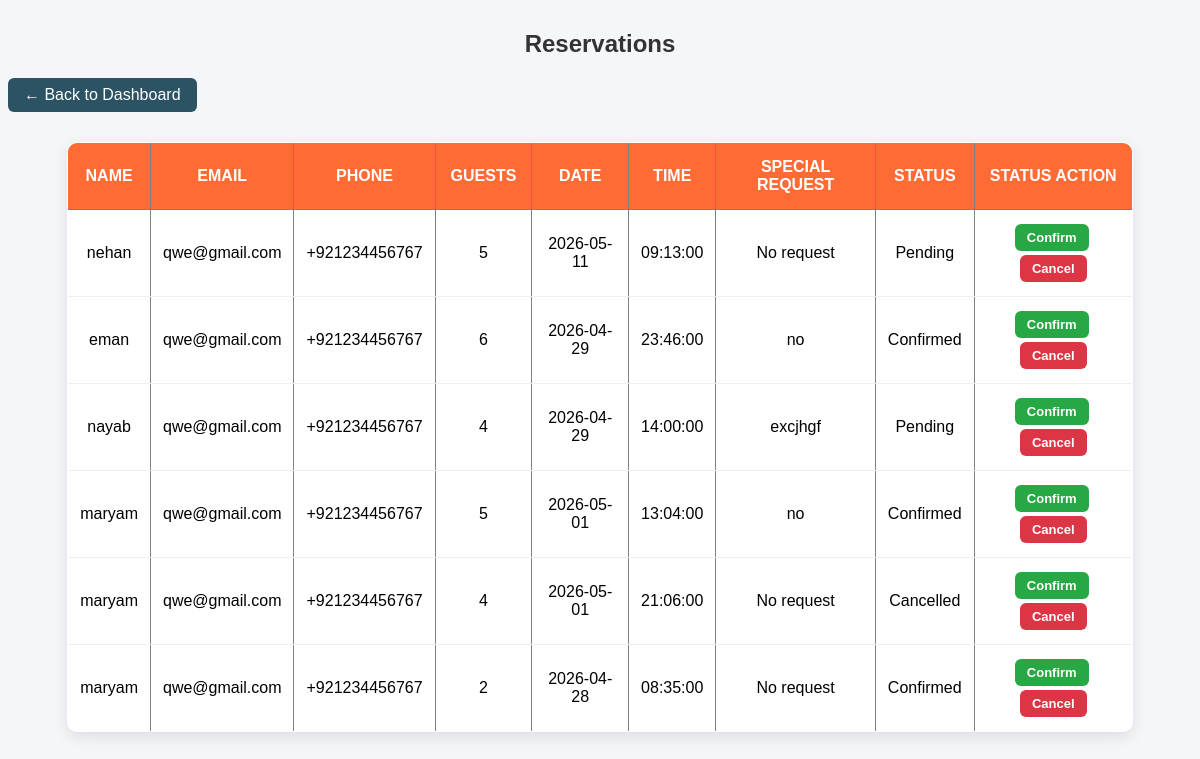
Screenshot of /resturant/reservations.php with the database file from the repository.
### tables this page shows
CREATE TABLE `reservations` (
  `id` int(11) NOT NULL,
  `name` varchar(100) DEFAULT NULL,
  `email` varchar(100) DEFAULT NULL,
  `phone` varchar(20) DEFAULT NULL,
  `guests` int(11) DEFAULT NULL,
  `date` date DEFAULT NULL,
  `time` time DEFAULT NULL,
  `request` text DEFAULT NULL,
  `status` varchar(20) DEFAULT 'Pending'
);

### resturant/reservations.php (the view, shortened to what this page needs)
<?php
include "restaurant.php";
$result = $conn->query("SELECT * FROM reservations ORDER BY id DESC");
?>
<link rel="stylesheet" href="reservations.css">
<h2>Reservations</h2>
    <div class="back-btn-container">
    <a href="dashboard.php" class="btn-back">← Back to Dashboard</a>
</div>
<table border="1" cellpadding="10" cellspacing="0">
<tr>
    <th>Name</th>
    <th>Email</th>
    <th>Phone</th>
    <th>Guests</th>
    <th>Date</th>
    <th>Time</th>
    <th>Special Request</th>
    <th>Status</th>
    <th>Status Action</th>
</tr>
<?php while($row = $result->fetch_assoc()){ ?>
<tr>
    <td><?php echo $row['name']; ?></td>
    <td><?php echo $row['email']; ?></td>
    <td><?php echo $row['phone']; ?></td>
    <td><?php echo $row['guests']; ?></td>
    <td><?php echo $row['date']; ?></td>
    <td><?php echo $row['time']; ?></td>
    <td>
        <?php echo !empty($row['request']) ? $row['request'] : 'No request'; ?>
    </td>
    <td><?php echo $row['status']; ?></td>
    <td>
    <a class="btn-confirm"
       href="update_status.php?id=<?php echo $row['id']; ?>&status=Confirmed">
       Confirm
    </a>
    <a class="btn-cancel"
       href="update_status.php?id=<?php echo $row['id']; ?>&status=Cancelled"
       onclick="return confirm('Are you sure you want to cancel this reservation?')">
       Cancel
    </a>
</td>
</tr>
<?php } ?>
</table>

### resturant/reservations.css (style rules this page uses)
h2 { text-align: center; margin-top: 30px; color: #333; }
table { width: 90%; margin: 30px auto; border-collapse: collapse; background: white; box-shadow: 0 5px 15px rgba(0,0,0,0.1); border-radius: 10px; overflow: hidden; }
th { background: #ff6b35; color: white; padding: 15px; text-transform: uppercase; }
td { padding: 12px; text-align: center; border-bottom: 1px solid #eee; }
.btn-confirm { background: #28a745; color: white; padding: 6px 12px; text-decoration: none; border-radius: 6px; font-size: 13px; margin-right: 5px; transition: 0.3s; display: inline-block; }
.btn-cancel { background: #dc3545; color: white; padding: 6px 12px; text-decoration: none; border-radius: 6px; font-size: 13px; transition: 0.3s; display: inline-block; }
td a { display: inline-block; padding: 6px 12px; margin: 2px; text-decoration: none; border-radius: 6px; font-size: 13px; font-weight: bold; }
.btn-confirm { background: #28a745; color: white; }
.btn-cancel { background: #dc3545; color: white; }
.back-btn-container { margin-bottom: 15px; }
.btn-back { display: inline-block; background-color: #2c5364; color: white; padding: 8px 16px; text-decoration: none; border-radius: 6px; font-weight: 500; transition: all 0.3s ease; }

### rows the page displays
reservations: name "nehan", email "qwe@gmail.com", phone "+921234456767", guests "5", date "2026-05-11", time "09:13:00", request "No request", status "Pending"
reservations: name "eman", email "qwe@gmail.com", phone "+921234456767", guests "6", date "2026-04-29", time "23:46:00", request "no", status "Confirmed"
reservations: name "nayab", email "qwe@gmail.com", phone "+921234456767", guests "4", date "2026-04-29", time "14:00:00", request "excjhgf", status "Pending"
reservations: name "maryam", email "qwe@gmail.com", phone "+921234456767", guests "5", date "2026-05-01", time "13:04:00", request "no", status "Confirmed"
reservations: name "maryam", email "qwe@gmail.com", phone "+921234456767", guests "4", date "2026-05-01", time "21:06:00", request "No request", status "Cancelled"
reservations: name "maryam", email "qwe@gmail.com", phone "+921234456767", guests "2", date "2026-04-28", time "08:35:00", request "No request", status "Confirmed"
